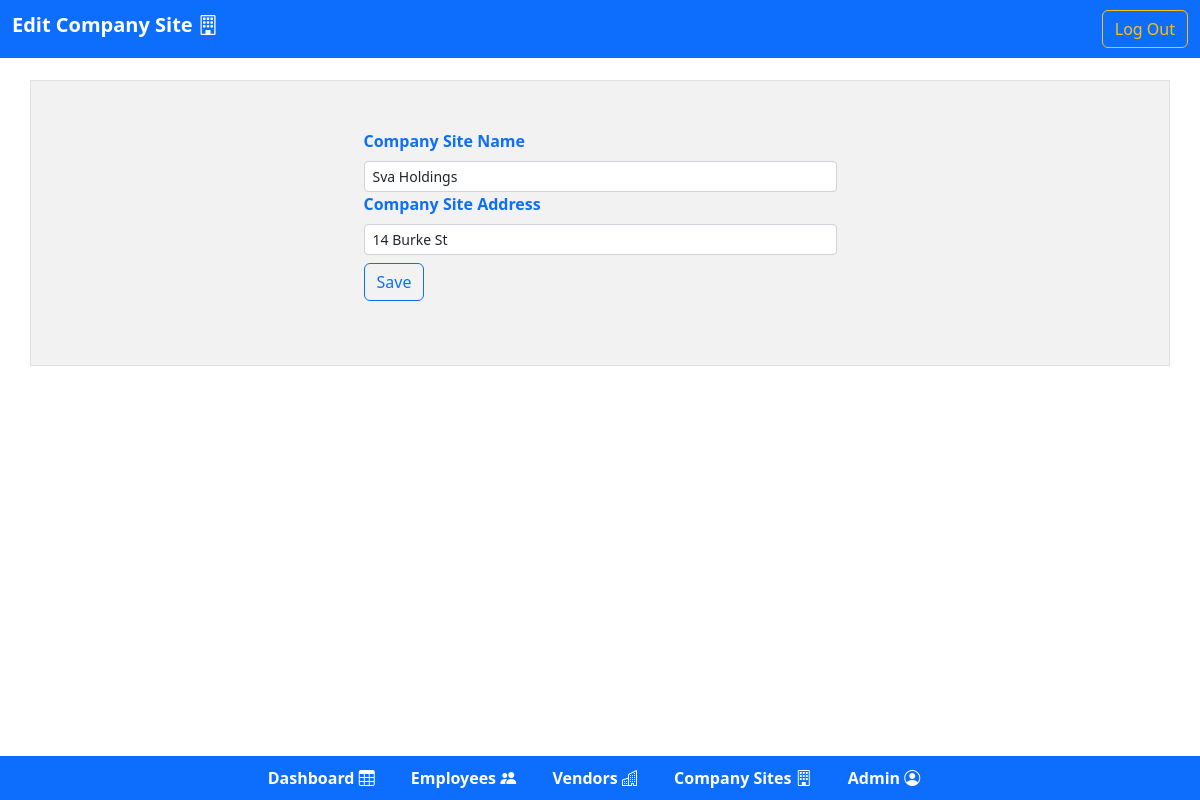
/forms/update_companysite.php?id=10 (signed in), run on the app's committed database.
### tables this page shows
CREATE TABLE `site_locations` (
  `sl_id` int NOT NULL AUTO_INCREMENT,
  `sl_name` varchar(100) NOT NULL,
  `sl_address` varchar(100) NOT NULL,
  PRIMARY KEY (`sl_id`)
);

### forms/update_companysite.php (the view, shortened to what this page needs)
<?php
require_once('../include/Db.php');
$sitename = $siteaddress = "";
if(isset($_POST["uptsubmit"])&&!empty($_GET['id']))
{
        if(preg_match('/^[a-z A-Z]+$/',$_POST['companysitename'])&& preg_match('/^[a-zA-Z 0-9,]+$/',$_POST['companysiteAddress'])&& preg_match('/^[0-9]+$/',trim($_POST['id'])))
        {
                    $sql = "UPDATE assets_management_db.site_locations SET sl_name=?, sl_address=? WHERE sl_id=?";
            if($stmt = mysqli_prepare($mysqlconnect, $sql))
            {
                    mysqli_stmt_bind_param($stmt, "ssi", $param_companysite_name,$param_companysite_address,$param_companysiteid);
                    $param_companysite_name = $_POST["companysitename"];
                    $param_companysite_address = $_POST["companysiteAddress"];
                    $param_companysiteid = $_POST['id'];
                if (mysqli_stmt_execute($stmt))
                {
                    $success = "Saved ";
                    $_SESSION['savedbootstrapclass'] = "text-success";
                    $_SESSION['savedstatus'] = $success;
                    header("location:../pages/companysites.php");
                    exit();
                }
                else
                {
                    echo "Oops! Something went wrong. Please try again later.";
                }
                    mysqli_stmt_close($stmt);
            }
            else
            {
                    echo "Error Occurred contact the Developer";
            }
        }
        else
        {
            $error =  "Please Enter Correct Details.".'</br>'."No Characters and Underscores Allowed.".'</br>'."No Blanks Allowed.";
            $_SESSION['errorstatus'] = $error;
            $_SESSION['bootstrapclass'] = "text-danger";
            $id = $_GET['id'];
            header("location:../forms/update_companysite.php?id=$id");
            exit();
        }
}
elseif(empty($_GET['id']))
{
            header("location:../pages/companysites.php");
            exit();
}
else
{
    if(isset($_GET["id"]) && !empty(trim($_GET["id"]))){
        $sql = "SELECT * FROM assets_management_db.site_locations WHERE sl_id = ?";
        if($stmt = mysqli_prepare($mysqlconnect, $sql))
        {
            mysqli_stmt_bind_param($stmt, "i", $param_id);
            if(mysqli_stmt_execute($stmt)){
                $result = mysqli_stmt_get_result($stmt);
                if(mysqli_num_rows($result) == 1){
                    $row = mysqli_fetch_array($result, MYSQLI_ASSOC);
                    $sitename = $row["sl_name"];
                    $siteaddress = $row["sl_address"];
                } else{
                }
            } else{
                echo "Oops! Something went wrong. Please try again later.";
            }
        }
    }  else{
    }
}
?>
<!DOCTYPE html>
<html lang="en">
<head>
    <link href="https://cdn.jsdelivr.net/npm/bootstrap@5.0.2/dist/css/bootstrap.min.css" rel="stylesheet">
    <link href="https://cdn.jsdelivr.net/npm/bootstrap@5.0.2/dist/css/bootstrap.min.css" rel="stylesheet" />
    <link rel="stylesheet" href="https://cdn.jsdelivr.net/npm/bootstrap-icons@1.10.3/font/bootstrap-icons.css">
    <link rel="stylesheet" href="https://cdnjs.cloudflare.com/ajax/libs/twitter-bootstrap/5.2.0/css/bootstrap.min.css">
    <link rel="stylesheet" href="https://cdn.datatables.net/1.13.4/css/dataTables.bootstrap5.min.css">
    <link rel="stylesheet" type="text/css" href="../stylesheets/styles.css" />
</head>
<body>
<div class="m-0 py-3">
    <nav class="navbar navbar-expand-lg navbar-light bg-primary fixed-top">
        <div class="container-fluid">
          <h1 class="navbar-brand text-white fw-bold ">Edit Company Site <i class="bi bi-building"></i></h1>
            <div class="collapse navbar-collapse" id="navbarCollapse">
                <div class="navbar-nav ms-auto">
                    <a href="../Authorization/logout.php" class="btn btn-outline-warning">Log Out</a>
                </div>
            </div>
        </div>
    </nav>
</div>
<div class="container py-5 mt-5 d-flex justify-content-center border " style="background-color : #f2f2f2">
    <div class="container">
            <form action="<?php echo htmlspecialchars(basename($_SERVER['REQUEST_URI'])); ?>" method="post">
                <div class="container w-50">
                    <div class="container">
                            <div class="container">
                                <label for="companysitename" class="form-label text-primary fw-bold">Company Site Name</label>
                                <input type="text" class="form-control form-control-sm" name="companysitename" placeholder="Site Name..." value="<?php  echo $sitename ; ?>">
                            </div>
                            <div class="container">
                                <label for="companysiteaddress" class="form-label text-primary fw-bold">Company Site Address</label>
                                <input type="text" class="form-control form-control-sm" name="companysiteAddress" placeholder="Site Address..." value ="<?php echo $siteaddress ; ?>">
                            </div>
                            <div class="container mb-2 py-2">
                                <button type="submit" name="uptsubmit" class="btn btn-outline-primary">Save </button>
                            </div>
                    </div>
                </div>
            </form>
    </div>
</div>
<div class="fixed-footer bg-primary ">
    <div id="flex-container" class="container navbar-nav bg-primary  ">
            <nav>
                <a class="text-white fw-bold m-3" href="../pages/dashboard.php">Dashboard <i class="bi bi-table"></i></a>
                <a class="text-white fw-bold m-3" href="../pages/employees.php">Employees <i class="bi bi-people-fill"></i></a>
                <a class="text-white fw-bold m-3" href="../pages/vendors.php">Vendors <i class="bi bi-buildings"></i></a>
                <a class="text-white fw-bold m-3" href="../pages/companysites.php">Company Sites <i class="bi bi-building"></i></a>
                <a class="text-white fw-bold m-3" href="../pages/admin.php">Admin <i class="bi bi-person-circle"></i></a>
            </nav>
      	</div>
    </div>
</body>
</html>

### stylesheets/styles.css (style rules this page uses)
.fixed-footer { width: 100%; position: fixed; padding: 10px 0px; color: #fff; }
.fixed-footer { bottom: 0; }
#flex-container { display: flex; justify-content: center; align-items: center; }
a:link { text-decoration: none; }

### data on the page
site_locations: companysitename "Sva Holdings", companysiteAddress "14 Burke St"
